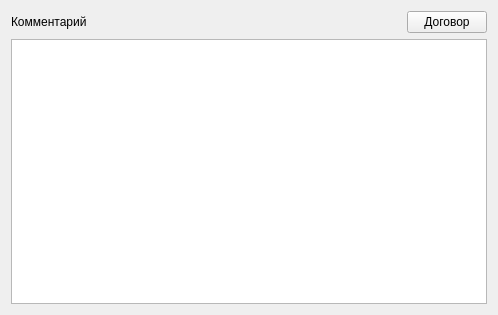
<?xml version="1.0" encoding="UTF-8"?>
<ui version="4.0">
 <class>ClientHeaderAlternativeWidget</class>
 <widget class="QWidget" name="ClientHeaderAlternativeWidget">
  <property name="geometry">
   <rect>
    <x>0</x>
    <y>0</y>
    <width>498</width>
    <height>315</height>
   </rect>
  </property>
  <property name="sizePolicy">
   <sizepolicy hsizetype="Preferred" vsizetype="Preferred">
    <horstretch>0</horstretch>
    <verstretch>0</verstretch>
   </sizepolicy>
  </property>
  <property name="maximumSize">
   <size>
    <width>16777215</width>
    <height>16777215</height>
   </size>
  </property>
  <property name="windowTitle">
   <string>Form</string>
  </property>
  <layout class="QVBoxLayout" name="verticalLayout_5">
   <item>
    <layout class="QHBoxLayout" name="horizontalLayout_7">
     <item>
      <layout class="QVBoxLayout" name="verticalLayout">
       <item>
        <layout class="QHBoxLayout" name="horizontalLayout_4">
         <item>
          <widget class="QLabel" name="label_4">
           <property name="text">
            <string>Комментарий</string>
           </property>
          </widget>
         </item>
         <item>
          <spacer name="horizontalSpacer">
           <property name="orientation">
            <enum>Qt::Horizontal</enum>
           </property>
           <property name="sizeHint" stdset="0">
            <size>
             <width>40</width>
             <height>20</height>
            </size>
           </property>
          </spacer>
         </item>
         <item>
          <widget class="QPushButton" name="mpDiler">
           <property name="text">
            <string>Договор</string>
           </property>
          </widget>
         </item>
        </layout>
       </item>
       <item>
        <widget class="QPlainTextEdit" name="mpDescription">
         <property name="maximumSize">
          <size>
           <width>16777215</width>
           <height>16777215</height>
          </size>
         </property>
         <property name="font">
          <font>
           <pointsize>10</pointsize>
          </font>
         </property>
        </widget>
       </item>
      </layout>
     </item>
    </layout>
   </item>
  </layout>
 </widget>
 <resources/>
 <connections/>
</ui>
